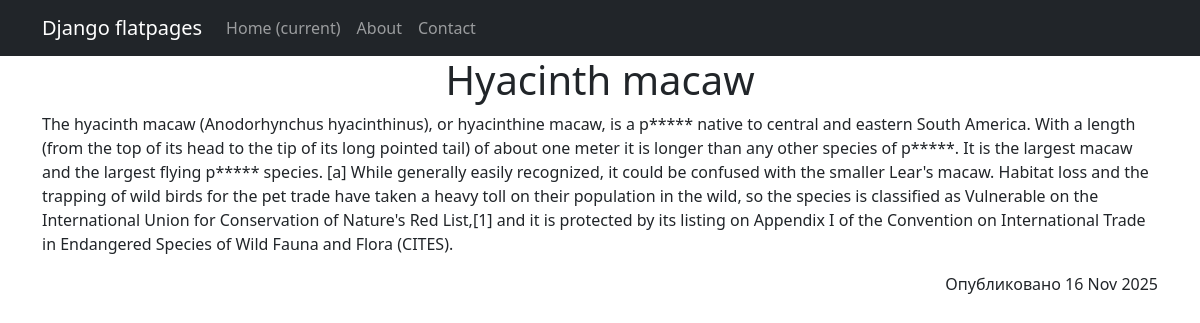
Screenshot of /news/1 with the database file from the repository.
### news/models.py (models this page shows, shortened)
class Post(models.Model):
    POST_TYPES = [
        ('n', 'news'),
        ('a', 'articles')
    ]
    author = models.ForeignKey(Author, on_delete=models.CASCADE)
    post_type = models.CharField(max_length=1, choices=POST_TYPES)
    date_time = models.DateTimeField(auto_now_add=True)
    category = models.ManyToManyField(Category, through='PostCategory')
    title = models.CharField(max_length=255)
    text = models.TextField()
    rating = models.IntegerField(default=0)

### news/views.py (the view)
# urls.py: path('<int:pk>', PostDetail.as_view()),
class PostDetail(DetailView):
    model = Post
    template_name = 'post.html'
    context_object_name = 'post'

### news/templatetags/custom_filters.py (called while the page is built)
@register.filter()
def censor(txt: str):
    stop_words = ['редис', 'parrot',]
    stop_words.extend([word.title() for word in stop_words])
    for stop_word in stop_words:
        txt = txt.replace(stop_word, stop_word[0] + '*' * (len(stop_word) - 1))
    return txt

### templates/post.html (shortened to what this page needs)
{% extends 'flatpages/default.html' %}
{% load custom_filters %}
{% block content %}
<h1>{{ post.title|censor }}</h1>
<p style="text-align: left;">{{ post.text|censor }}</p>
<p style="text-align: right;">Опубликовано {{ post.date_time|date:'d M Y' }}</p>
{% endblock content %}

### rows the page displays
Post: title|censor "Hyacinth macaw", text|censor "The hyacinth macaw (Anodorhynchus hyacinthinus), or hyacinthine macaw, is a p***** native to central and eastern South America. With a length (from the top of its head to the tip of its long pointed tail) of about one meter it is longer than any other species of p*****. It is the largest macaw and the largest flying p***** species. [a] While generally easily recognized, it could be confused with the smaller Lear's macaw. Habitat loss and the trapping of wild birds for the pet trade have taken a heavy toll on their population in the wild, so the species is classified as Vulnerable on the International Union for Conservation of Nature's Red List,[1] and it is protected by its listing on…", date_time "16 Nov 2025"
